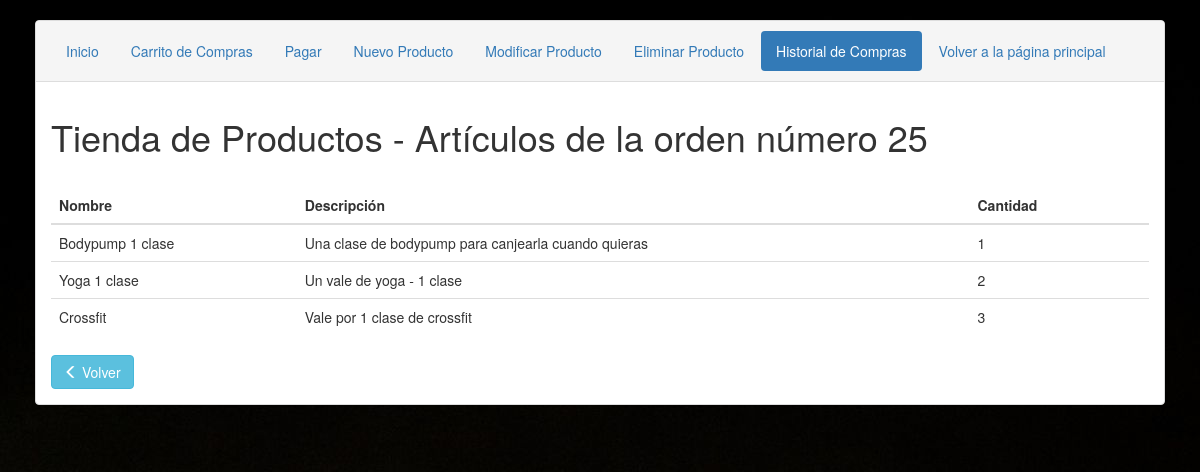
Page /carrito-master/admin/VerUnaOrden.php?id=25 on the committed database.
### tables this page shows
CREATE TABLE `orden_articulos` (
  `id` int(11) NOT NULL,
  `order_id` int(11) NOT NULL,
  `product_id` int(11) NOT NULL,
  `quantity` int(5) NOT NULL
);

CREATE TABLE `mis_productos` (
  `id` int(11) NOT NULL,
  `name` varchar(200) NOT NULL,
  `description` text NOT NULL,
  `price` float(10,2) NOT NULL,
  `created` datetime NOT NULL,
  `modified` datetime NOT NULL,
  `status` enum('1','0') NOT NULL DEFAULT '1',
  `image` varchar(255) NOT NULL,
  `featured` int(11) NOT NULL COMMENT 'para que salga en productos destacados'
);

### carrito-master/admin/VerUnaOrden.php (the view, shortened to what this page needs)
<?php
$idpasada=$_REQUEST['id'];
?>
<!DOCTYPE html>
<html lang="es">
<head>
    <link rel="stylesheet" href="http://maxcdn.bootstrapcdn.com/bootstrap/3.3.7/css/bootstrap.min.css">
</head>
</head>
<body>
    <div class="container">
        <div class="panel panel-default">
            <div class="panel-heading">
                <ul class="nav nav-pills">
                    <li role="presentation"><a href="index.php">Inicio</a></li>
                    <li role="presentation"><a href="VerCarta.php">Carrito de Compras</a></li>
                    <li role="presentation"><a href="Pagos.php">Pagar</a></li>
                    <li role="presentation"><a href="AgregarProducto.php">Nuevo Producto</a></li>
                    <li role="presentation"><a href="ModificarProducto.php">Modificar Producto</a></li>
                    <li role="presentation"><a href="EliminarProducto.php">Eliminar Producto</a></li>
                    <li role="presentation" class="active"><a href="historialCompras.php">Historial de Compras</a></li>
                    <li role="presentation"><a href="../../index2.php">Volver a la página principal</a></li>
                </ul>
            </div>
            <div class="panel-body">
                <h1>Tienda de Productos - Artículos de la orden número <?php echo $idpasada;?></h1>
                <table class="table">
                    <thead>
                        <tr>
                            <th>Nombre</th>
                            <th>Descripción</th>
                            <th>Cantidad</th>
                            <th>&nbsp;</th>
                        </tr>
                    </thead>
                    <?php
                        include 'Configuracion.php';
                        if(!empty($_REQUEST['id'])){
                            $idpasada=$_REQUEST['id'];
                            $selectquery = "SELECT mis_productos.name AS 'nombre', mis_productos.description AS 'descripcion', orden_articulos.quantity AS quantity FROM orden_articulos JOIN orden ON orden_articulos.order_id = orden.id JOIN mis_productos ON mis_productos.id = orden_articulos.product_id WHERE orden_articulos.order_id=$idpasada;";
                            $result = mysqli_query($db , $selectquery) or die(mysqli_error($db));
                            if (mysqli_num_rows($result) > 0) {
                                    while($row = mysqli_fetch_assoc($result)) {
                                        echo "
                                        <tr>
                                            <td>".$row["nombre"]."</td>
                                            <td>".$row["descripcion"]."</td>
                                            <td>".$row["quantity"]."</td>
                                            <td>&nbsp;</td>
                                        </tr>
                                        ";
                                    }
                                }
                        }
                    ?>
                </table>
                <a href="historialCompras.php" class="btn btn-info"><i class="glyphicon glyphicon-menu-left"></i> Volver</a>
                </div>
            </div>
        </div>
</body>
</html>

### carrito-master/admin/VerUnaOrden.php (style rules this page uses)
.container { padding: 20px; }
body { background-image: url("../../images/pesa.jpg"); }

### rows in the picture
orden_articulos: mis_productos.name "Bodypump 1 clase", mis_productos.description "Una clase de bodypump para canjearla cuando quieras", quantity "1"
orden_articulos: mis_productos.name "Yoga 1 clase", mis_productos.description "Un vale de yoga - 1 clase", quantity "2"
orden_articulos: mis_productos.name "Crossfit", mis_productos.description "Vale por 1 clase de crossfit", quantity "3"

### other values in the picture
$idpasada "25"
